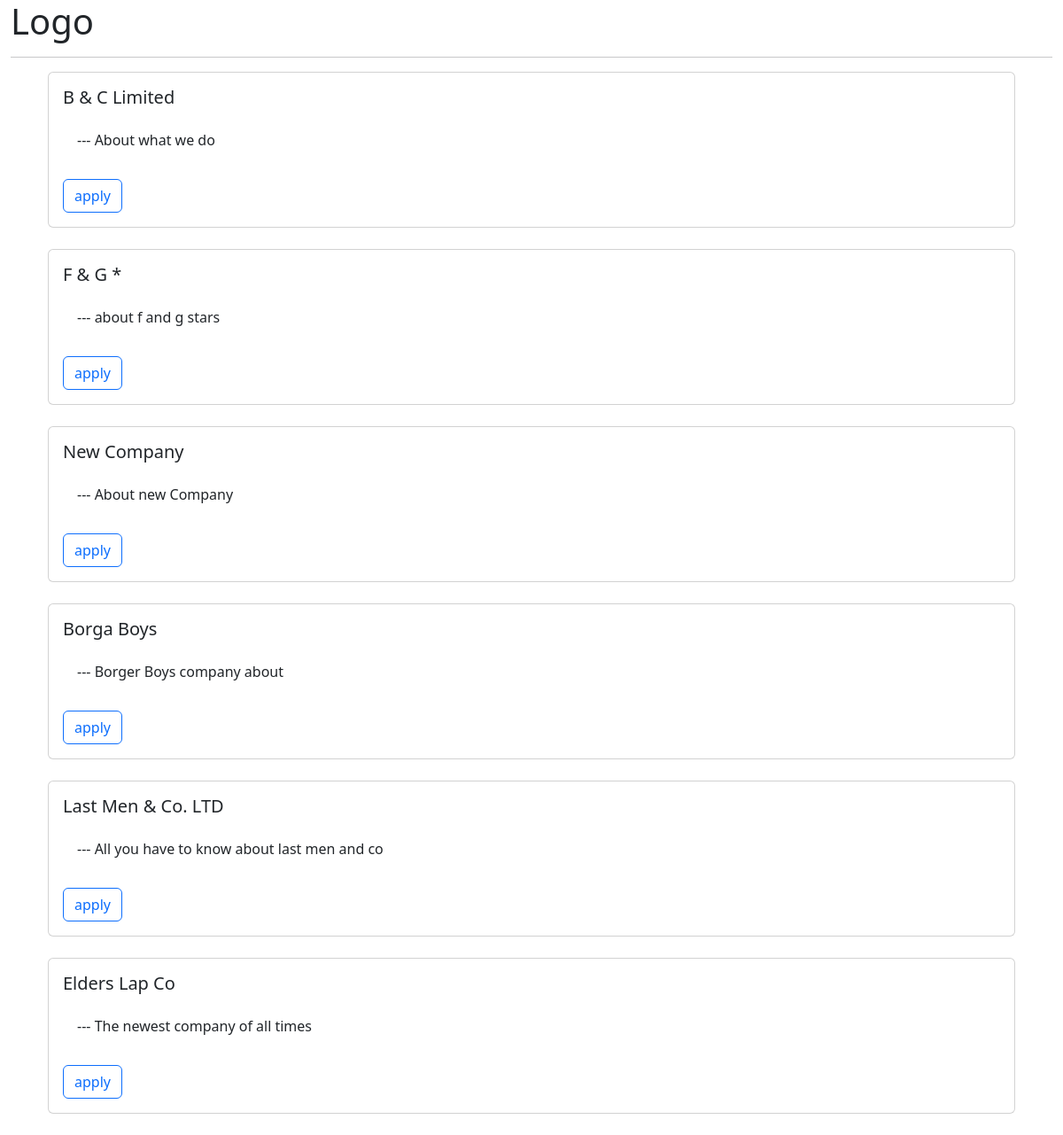
The app's page /interns/ with its own data.
### internship/models.py (models this page shows, shortened)
class Company(models.Model):
    name = models.CharField(max_length=200)
    about = models.TextField()

### internship/views.py (the view)
# urls.py: path('interns/', views.interns, name='interns'),
def interns(request):
    comp = Company.objects.all()
    context = { 'comp': comp }
    return render(request, 'internship/interns.html', context)

### internship/templates/internship/interns.html (shortened to what this page needs)
{% extends 'internship/base.html' %}
{% block content %}
   <div class="container">
      {% for c in comp %}
      <div class="row">
         <div class="col">
            <div class="card">
               <div class="card-body">
                  <h5 class="card-title">{{c.name}}</h5>
                  <p class="p-3"> --- {{c.about}}</p>
                  <a href="{% url 'processApplication' c.id  %}" role="button" class="btn btn-outline-primary">apply</a>
               </div>
            </div>
         </div>
      </div>
         <br>
      {% endfor %}
   </div>
{% endblock %}

### internship/templates/internship/base.html (shortened to what this page needs)
<!DOCTYPE html>
{% load static %}
<html lang="en">
<head>
    <link href="https://cdn.jsdelivr.net/npm/bootstrap@5.2.0-beta1/dist/css/bootstrap.min.css" rel="stylesheet">
</head>
<body>
    <div class="container-fluid">
        <h1>Logo</h1>
        <hr>
    </div>
    <div class="container">
        {% block content %}
        {% endblock %}
    </div>
</body>
</html>

### records on screen
Company: name "B & C Limited", about "About what we do"
Company: name "F & G *", about "about f and g stars"
Company: name "New Company", about "About new Company"
Company: name "Borga Boys", about "Borger Boys company about"
Company: name "Last Men & Co. LTD", about "All you have to know about last men and co"
Company: name "Elders Lap Co", about "The newest company of all times"
